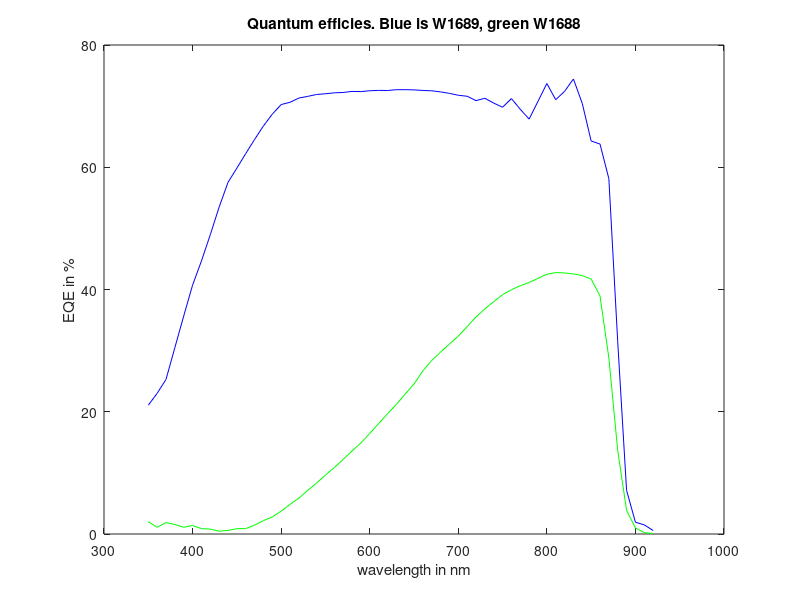
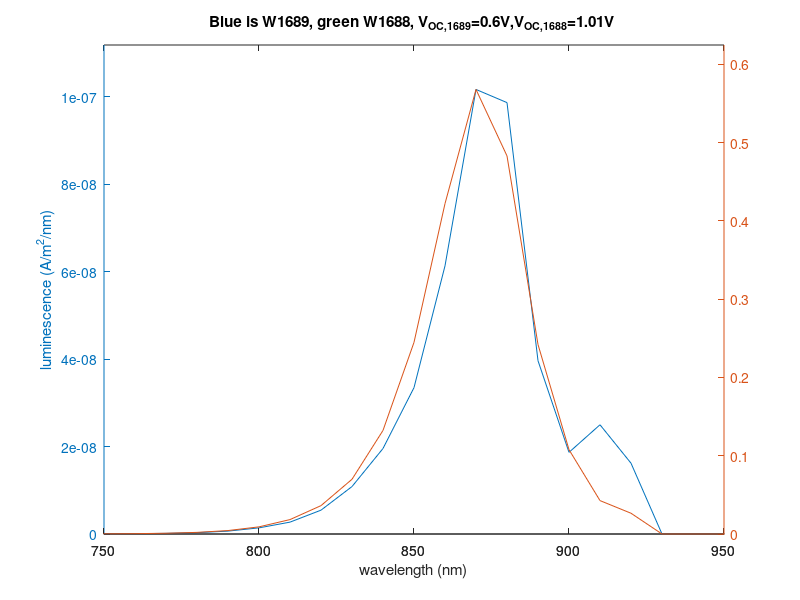

MATLAB code for these plots, in order:
clear all; clf; format long;

# Define some physical constants
global k=1.3806488e-23;
global q=1.60217646e-19;
global h=6.62606957e-34;
global c=299792458;
global Troom=293;
global Tsun=6000;

# Black-body energy density emission spectrum as function of wavelength in m
function [y] = bb(lam,Fs,T)
global k q h c;
	y = 8*Fs*h*c./(lam.^5) ./(exp(h*c./(lam*k *T)-1) ); # not sure about the 8
end
# Fuction to compute the number of photons
function [y] = numofphot(lam,Fs,T)
global k q h c;
	y = bb(lam,Fs,T).*lam/(h*c);
end
# Example EQE for W1689
EQE_1689=[350,0.2106928336
360,0.2301457638
370,0.2528985274
380,0.3048512132
390,0.3566626976
400,0.4071348396
410,0.4465933858
420,0.4896145631
430,0.5348703435
440,0.5753443344
450,0.5985453333
460,0.6223220811
470,0.6454429784
480,0.667584027
490,0.6868473876
500,0.70255083
510,0.7062906004
520,0.7132337738
530,0.7159509645
540,0.719052945
550,0.7202192665
560,0.7217732254
570,0.7223337092
580,0.7240661553
590,0.7237737724
600,0.7251560248
610,0.7257512675
620,0.7255840815
630,0.7268774147
640,0.7269128676
650,0.7265505948
660,0.7256640326
670,0.7250425359
680,0.7233006819
690,0.7208847828
700,0.7177654633
710,0.7161511134
720,0.7090033738
730,0.7128596609
740,0.7049346516
750,0.6982204498
760,0.7123020726
770,0.6948112422
780,0.6787893458
790,0.7078854339
800,0.736981522
810,0.7104851513
820,0.724192147
830,0.7444049968
840,0.7042466067
850,0.6429558937
860,0.637958733
870,0.5812911134
880,0.3144970891
890,0.0714055785
900,0.0192755004
910,0.0149613806
920,0.0056980765];
#W1688
EQE_1688=[350,0.0200133328
360,0.0109828343
370,0.0186919176
380,0.0155512493
390,0.0110166065
400,0.0138951277
410,0.0088050184
420,0.0079768259
430,0.0046475948
440,0.0057629112
450,0.0087415122
460,0.008832778
470,0.0145056795
480,0.0218672626
490,0.0279607592
500,0.0372175636
510,0.0485117289
520,0.0585402983
530,0.0714390316
540,0.0833273472
550,0.0964207185
560,0.1087318976
570,0.121922677
580,0.135874046
590,0.1489412532
600,0.1644164281
610,0.180547777
620,0.1964294488
630,0.211892315
640,0.2288818259
650,0.2453568681
660,0.2668926
670,0.2839491808
680,0.297600672
690,0.3107953973
700,0.3237631487
710,0.339343406
720,0.3550334838
730,0.3683078815
740,0.3801417336
750,0.3915064491
760,0.3995952867
770,0.4062665313
780,0.4114035278
790,0.4182320876
800,0.4250606475
810,0.4276094576
820,0.4271175156
830,0.425488329
840,0.422768264
850,0.4172130983
860,0.3894985062
870,0.2880523564
880,0.1365825386
890,0.0386944316
900,0.0098643869
910,0.0022668211
920,0.0008279732];

# Utility functions
function [y] = wavetoen(lambda)
global k q h c;
	y = h*c ./ lambda ;
end
function [y] =entowave(E);
global k q h c;
	y = h*c ./ E ;
end
function [ax]=replotyy(x1,y1,x2,y2)
	facx=1;	
	facy=1.1;
	[ax]=plotyy(x1,y1,x2,y2);
	set(ax(:),"xlim",facx*[750,950]);
	set(ax(1),"ylim",facy*[min(y1),max(y1)]);
	set(ax(2),"ylim",facy*[min(y2),max(y2)]);
	set(ax(:),"dataaspectratiomode","auto");
end

function ylabelyy(str,ax)
	set(ax(:),"ylabel",str)
end

### actual code

plot(EQE_1689(:,1),EQE_1689(:,2)*100,"b",EQE_1688(:,1),EQE_1688(:,2)*100,"g");
title "Quantum efficies. Blue is W1689, green W1688"
xlabel "wavelength in nm"
ylabel "EQE in %"
print -dpng eqes.png
disp("press return for next plot");
pause();

dlambda=(10:10:920000)*10^(-9); #wavelength-vector in m	
EQElong_1689=zeros(size(dlambda)(2),2);
EQElong_1688=zeros(size(dlambda)(2),2);
EQElong_1689(:,1)=dlambda;
EQElong_1688(:,1)=dlambda;
# fill new matrix with EQE data, zero where no data is given
for m=1:size(EQE_1689)(1)
	EQElong_1689(EQE_1689(m,1)/10,2)=EQE_1689(m,2);	#first row of EQE: lambda =350 assigned to 35th row of EQElong
	EQElong_1688(EQE_1688(m,1)/10,2)=EQE_1688(m,2);
end

F_sun=2.16e-5*pi;			#geometric factors, angular dependence of bb-law
F_bb=pi;

dlam=EQElong_1689(:,1);
J_sc_1689=q*trapz(dlam,numofphot(dlam,F_sun,Tsun).*EQElong_1689(:,2))
J_sc_1688=q*trapz(dlam,numofphot(dlam,F_sun,Tsun).*EQElong_1688(:,2))
J_rad_1689=q*trapz(dlam,numofphot(dlam,F_bb,Troom).*EQElong_1689(:,2))
J_rad_1688=q*trapz(dlam,numofphot(dlam,F_bb,Troom).*EQElong_1688(:,2))


Voc_1689=0.6;
Voc_1688=1.01;
Q_led_1689=J_rad_1689*exp(q*Voc_1689/(k*Troom))/J_sc_1689;
lum_1689=exp(q*Voc_1689/(k*Troom))*bb(dlam,F_bb,Troom).*EQElong_1689(:,2);
Q_led_1688=J_rad_1688*exp(q*Voc_1688/(k*Troom))/J_sc_1688
#Voc_lim_1689=k*Troom/q * log(J_sc_1689 / J_rad_1689 +1)
Voc_lim_1688=k*Troom/q * log(J_sc_1688 / J_rad_1688 +1)

lum_1689=exp(q*Voc_1689/(k*Troom))*bb(dlam,F_bb,Troom).*EQElong_1689(:,2);
lum_1688=exp(q*Voc_1688/(k*Troom))*bb(dlam,F_bb,Troom).*EQElong_1688(:,2);
ax=replotyy(dlam*10^(9),lum_1689,dlam*10^(9),lum_1688); #plotting in nm
title "Blue is W1689, green W1688, V_{OC,1689}=0.6V,V_{OC,1688}=1.01V "
xlabel "wavelength (nm)";
ylabel "luminescence (A/m^2/nm)";
print -dpng compareW1689_W1688.png
#disp("press return for next plot");
#pause();
